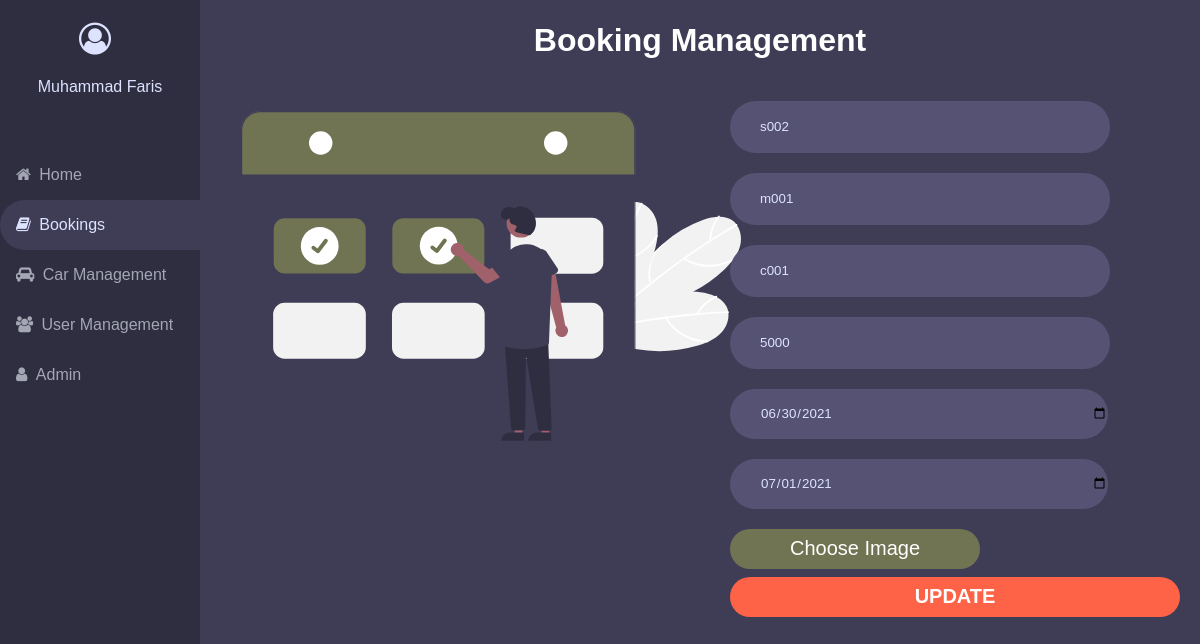
Screenshot of /Dashboard/Admin/Bookings/editForm.php?id=s002 with the database file from the repository.
### tables this page shows
CREATE TABLE `sewa` (
  `kode_sewa` char(5) NOT NULL,
  `kode_mobil` char(5) NOT NULL,
  `id_customer` char(5) NOT NULL,
  `harga_sewa` double NOT NULL,
  `tgl_sewa` date NOT NULL,
  `tglKembali_sewa` date NOT NULL,
  `status_sewa` enum('BELUM','KEMBALI') NOT NULL
);

### Dashboard/Admin/Bookings/editForm.php (the view, shortened to what this page needs)
<!DOCTYPE html>
<html lang="en">
<head>
    <link rel="stylesheet" href="style.css" />
    <link rel="stylesheet" href="../font-awesome-4.7.0/css/font-awesome.css">
    <link rel="stylesheet" href="../font-awesome-4.7.0/css/font-awesome.min.css">
</head>
<body>
    <?php
        include "koneksi.php";
        $id = $_GET['id'];
        $query = "SELECT * FROM sewa WHERE kode_sewa='$id'";
        $result = mysqli_query($connect, $query);
    ?>
    <div class="sidebar">
        <div class="dashboard-title">
            <div class="image-container">
                <i class="fa fa-user-circle-o"></i>
            </div>
            <div class="user-name">
                <p>Muhammad Faris</p>
            </div>
        </div>
        <a href="\car-rental-Tugas\Dashboard"><i class="fa fa-home" aria-hidden="true"></i>Home</a>
        <a class="active"href=""><i class="fa fa-book"></i>Bookings</a>
        <a href="\car-rental-Tugas\Dashboard\CarManagement"><i class="fa fa-car"></i>Car Management</a>
        <a href="\car-rental-Tugas\Dashboard\UserManagement"><i class="fa fa-users"></i>User Management</a>
        <a href="\car-rental-Tugas\Dashboard\Admin"><i class="fa fa-user"></i>Admin</a>
    </div>
    <div class="content">
        <div class="Title">
            <h1>Booking Management</h1>
        </div>
        <div class="left-content">
            <div class="card">
                <img src="img/Booking.svg" alt="upload" style="width: 500px;">
            </div>
        </div>
        <div class="right-content">
            <form action="prosesEdit.php" method="POST">
            <?php
                while ($row = mysqli_fetch_array($result)){
            ?>
                <div class="card">
                    <input type="text" name="kodeSewa" class="inputBox" placeholder="Kode Mobil" value="<?php echo  $row['kode_sewa'] ;?>">
                </div>
                <div class="card">
                    <input type="text" name="kodeMobil" class="inputBox" placeholder="Tipe Mobil" value="<?php echo  $row['kode_mobil'] ;?>">
                </div>
                <div class="card">
                    <input type="text" name="IdCustomer" class="inputBox" placeholder="Merk Mobil" value="<?php echo  $row['id_customer'] ;?>">
                </div>
                <div class="card">
                    <input type="number" name="hargaSewa" class="inputBox" placeholder="Stok Mobil" value="<?php echo  $row['harga_sewa'] ;?>">
                </div>
                <div class="date-pick">
                    <div class="card">
                        <input value="<?php echo $row['tgl_sewa'] ;?>" type="date" name="tanggalSewa" class="inputBox" placeholder="Tanggal Sewa" style="color: #DDE2FF; font-family: 'Poppins',sans-serif; padding-left: 30px;">
                    </div>
                    <div class="card">
                        <input value="<?php echo $row['tglKembali_sewa'] ;?>" type="date" name="tanggalKembali" class="inputBox" placeholder="Tanggal Kembali" style="color: #DDE2FF; font-family: 'Poppins',sans-serif; padding-left: 30px;">
                    </div>
                </div>
                <div class="image_upload">
                    <label for="file" class="input_upload">
                        Choose Image
                    </label>
                </div>
                <div class="submit-button">
                    <label for="submit" class="submit-btn">
                        UPDATE
                    </label>
                </div>
                <?php
                    }
                ?>
            </form>
        </div>
    </div>
</body>
</html>

### Dashboard/Admin/Bookings/style.css (style rules this page uses)
body { margin: 0; background-color: #3F3D56; }
.sidebar { margin: 0; padding: 0; width: 200px; background-color: #2F2E41; position: fixed; height: 100%; overflow: auto; font-family: "Poppins", sans-serif; font-weight: 500; }
.dashboard-title { height: 15%; }
.image-container i { position: relative; display: flex; justify-content: center; align-items: center; margin-top: 15%; color: #DDE2FF; font-size: 200%; }
.user-name { display: flex; justify-content: center; color: #DDE2FF; }
.user-name p { margin-top: 15%; font-family: "Poppins", sans-serif; }
.sidebar a { display: block; color: #A4A6B3; padding: 16px; text-decoration: none; }
.sidebar i { padding-right: 5%; height: 18px; }
.sidebar a.active { background-color: #3F3D56; color: #DDE2FF; border-top-left-radius: 25px; border-bottom-left-radius: 25px; }
.content { margin-left: 200px; padding: 1px 16px; text-align: center; }
.Title { color: white; font-family: sans-serif; }
.content .left-content { float: left; width: 50%; padding: 0px 10px; }
.content .left-content .card { padding: 30px 15px; font-size: 30px; color: #DDE2FF; }
.right-content { float: left; width: 45%; padding: 0px 10px; }
input[type="text"] { color: #DDE2FF; font-family: "Poppins",sans-serif; padding-left: 30px; }
input[type="number"] { color: #DDE2FF; font-family: "Poppins",sans-serif; padding-left: 30px; }
.date-pick input[type="date"] { color: #DDE2FF; font-family: "Poppins",sans-serif; padding-left: 30px; }
.inputBox { display: block; border-radius: 50px; width: 80%; border: none; background: #555274; margin-top: 20px; margin-bottom: 20px; height: 50px; }
.input_upload { color: white; height: 40px; width: 250px; background-color: #717452; position: absolute; margin-top: auto; display: flex; justify-content: center; align-items: center; font-size: 20px; font-family: "Poppins",sans-serif; border-radius: 50px; }
.submit-btn { color: white; height: 40px; width: 450px; background-color: tomato; position: absolute; margin-top: auto; display: flex; justify-content: center; align-items: center; font-size: 20px; margin-top: 4%; border-radius: 50px; font-family: "Poppins",sans-serif; font-weight: 600; }

### rows the page displays
sewa: kodeSewa "s002", kodeMobil "m001", IdCustomer "c001", hargaSewa "5000", tanggalSewa "06/30/2021", tanggalKembali "07/01/2021"
